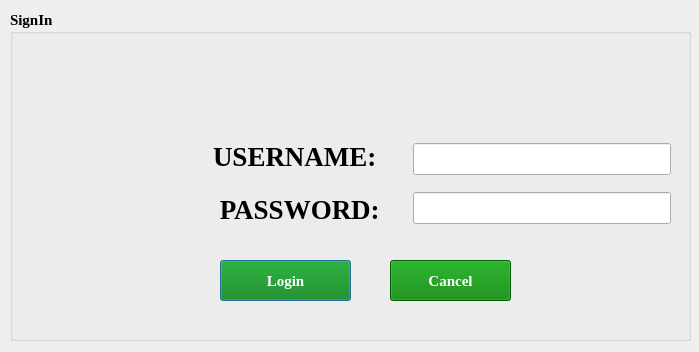
<?xml version="1.0" encoding="UTF-8"?>
<ui version="4.0">
 <class>loginBox</class>
 <widget class="QDialog" name="loginBox">
  <property name="geometry">
   <rect>
    <x>0</x>
    <y>0</y>
    <width>699</width>
    <height>352</height>
   </rect>
  </property>
  <property name="windowTitle">
   <string>Login</string>
  </property>
  <widget class="QGroupBox" name="groupBox">
   <property name="geometry">
    <rect>
     <x>10</x>
     <y>10</y>
     <width>681</width>
     <height>331</height>
    </rect>
   </property>
   <property name="font">
    <font>
     <family>Times New Roman</family>
     <pointsize>11</pointsize>
     <weight>75</weight>
     <bold>true</bold>
    </font>
   </property>
   <property name="title">
    <string>SignIn</string>
   </property>
   <widget class="QLabel" name="label_3">
    <property name="geometry">
     <rect>
      <x>40</x>
      <y>100</y>
      <width>121</width>
      <height>121</height>
     </rect>
    </property>
    <property name="text">
     <string/>
    </property>
    <property name="pixmap">
     <pixmap resource="asert.qrc">:/Images/login.png</pixmap>
    </property>
    <property name="scaledContents">
     <bool>true</bool>
    </property>
   </widget>
   <widget class="QPushButton" name="pushButton">
    <property name="geometry">
     <rect>
      <x>210</x>
      <y>250</y>
      <width>131</width>
      <height>41</height>
     </rect>
    </property>
    <property name="styleSheet">
     <string notr="true">
QPushButton{

	

	font: 14pt &quot;Times New Roman&quot;;  

		border-right: 1px solid #aaaaaa;

		border-bottom: 1px solid #aaaaaa;



}



QPushButton:enabled {

		background-color: green;

		color: white;

}



QPushButton:pressed {

		background-color: green;

		color: white;

}





QPushButton:hover:!pressed {

		background-color: ORANGE;

		color: red;

}



QPushButton:disabled {

		background-color: #aaaaaa;

		color: #ffffff;

}</string>
    </property>
    <property name="text">
     <string>Login</string>
    </property>
   </widget>
   <widget class="QPushButton" name="pushButton_2">
    <property name="geometry">
     <rect>
      <x>380</x>
      <y>250</y>
      <width>121</width>
      <height>41</height>
     </rect>
    </property>
    <property name="styleSheet">
     <string notr="true">
QPushButton{

	

	font: 14pt &quot;Times New Roman&quot;;  

		border-right: 1px solid #aaaaaa;

		border-bottom: 1px solid #aaaaaa;



}



QPushButton:enabled {

		background-color: green;

		color: white;

}



QPushButton:pressed {

		background-color: green;

		color: white;

}





QPushButton:hover:!pressed {

		background-color: ORANGE;

		color: red;

}



QPushButton:disabled {

		background-color: #aaaaaa;

		color: #ffffff;

}</string>
    </property>
    <property name="text">
     <string>Cancel</string>
    </property>
   </widget>
   <widget class="QWidget" name="layoutWidget">
    <property name="geometry">
     <rect>
      <x>403</x>
      <y>122</y>
      <width>258</width>
      <height>103</height>
     </rect>
    </property>
    <layout class="QVBoxLayout" name="verticalLayout">
     <item>
      <widget class="QLineEdit" name="lineEdit">
       <property name="font">
        <font>
         <pointsize>16</pointsize>
        </font>
       </property>
       <property name="styleSheet">
        <string notr="true">QLineEdit {
    border: 1px solid #a9a9a9;
    padding: 5px;
    border-radius: 10px; /* Adjust the value to control the roundness */
    background-color: #ffffff; /* Set the background color to white */
    color: #333333;
}

QLineEdit:focus {
    border-color: #3e7bb6;
}

QLineEdit:hover {
    background-color: #e6f3ff; /* Set the hover background color to light blue */
    
}

@keyframes blink {
    from {
        background-color: #e6f3ff;
    }
    to {
        background-color: #ffffff;
    }
}
</string>
       </property>
      </widget>
     </item>
     <item>
      <widget class="QLineEdit" name="lineEdit_2">
       <property name="font">
        <font>
         <pointsize>16</pointsize>
        </font>
       </property>
       <property name="styleSheet">
        <string notr="true">QLineEdit {
    border: 1px solid #a9a9a9;
    padding: 5px;
    border-radius: 10px; /* Adjust the value to control the roundness */
    background-color: #ffffff; /* Set the background color to white */
    color: #333333;
}

QLineEdit:focus {
    border-color: #3e7bb6;
}

QLineEdit:hover {
    background-color: #e6f3ff; /* Set the hover background color to light blue */
    
}

@keyframes blink {
    from {
        background-color: #e6f3ff;
    }
    to {
        background-color: #ffffff;
    }
}
</string>
       </property>
      </widget>
     </item>
    </layout>
   </widget>
   <widget class="QWidget" name="layoutWidget">
    <property name="geometry">
     <rect>
      <x>203</x>
      <y>122</y>
      <width>210</width>
      <height>101</height>
     </rect>
    </property>
    <layout class="QVBoxLayout" name="verticalLayout_2">
     <item>
      <widget class="QLabel" name="label">
       <property name="font">
        <font>
         <family>Times New Roman</family>
         <pointsize>20</pointsize>
         <weight>75</weight>
         <bold>true</bold>
        </font>
       </property>
       <property name="text">
        <string>USERNAME:</string>
       </property>
      </widget>
     </item>
     <item>
      <widget class="QLabel" name="label_2">
       <property name="font">
        <font>
         <family>Times New Roman</family>
         <pointsize>20</pointsize>
         <weight>75</weight>
         <bold>true</bold>
        </font>
       </property>
       <property name="text">
        <string> PASSWORD:</string>
       </property>
      </widget>
     </item>
    </layout>
   </widget>
  </widget>
 </widget>
 <resources>
  <include location="asert.qrc"/>
 </resources>
 <connections/>
</ui>
